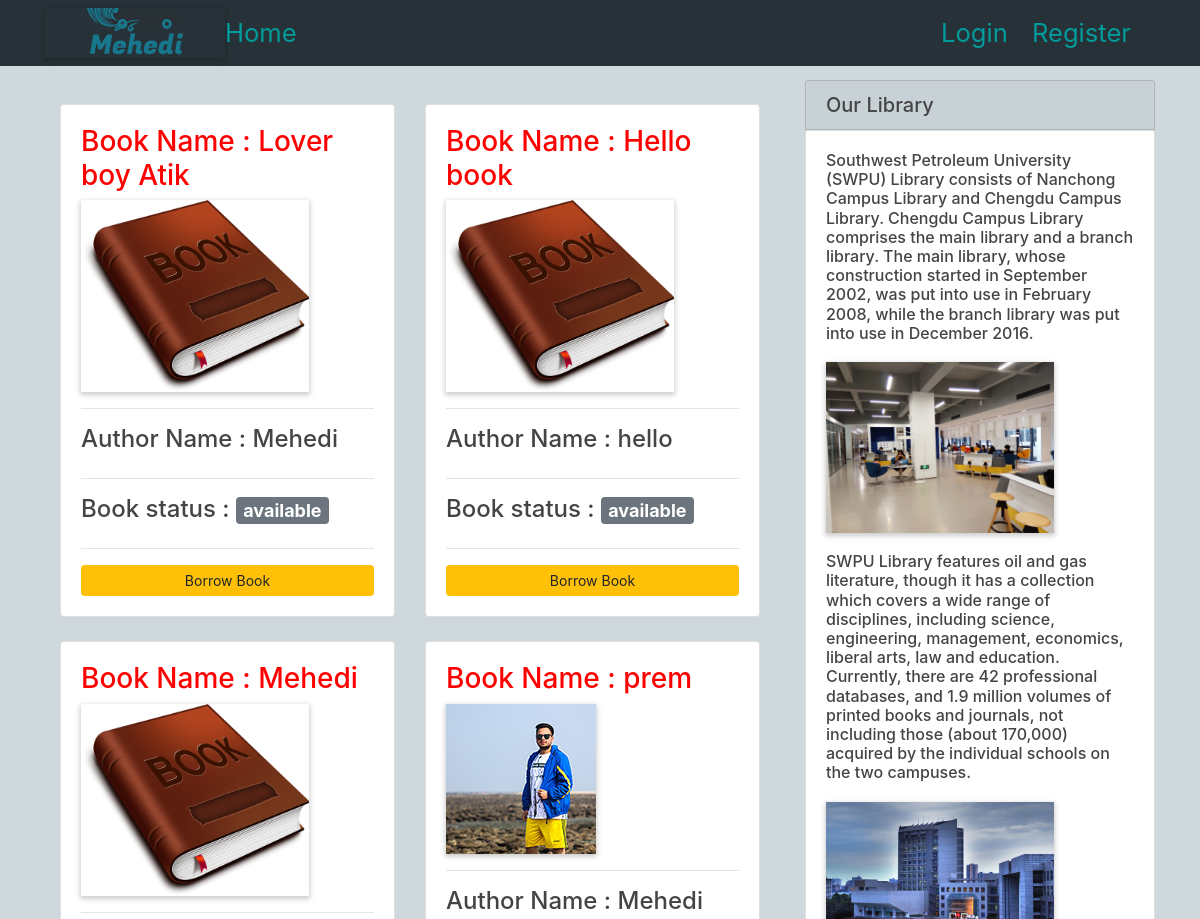
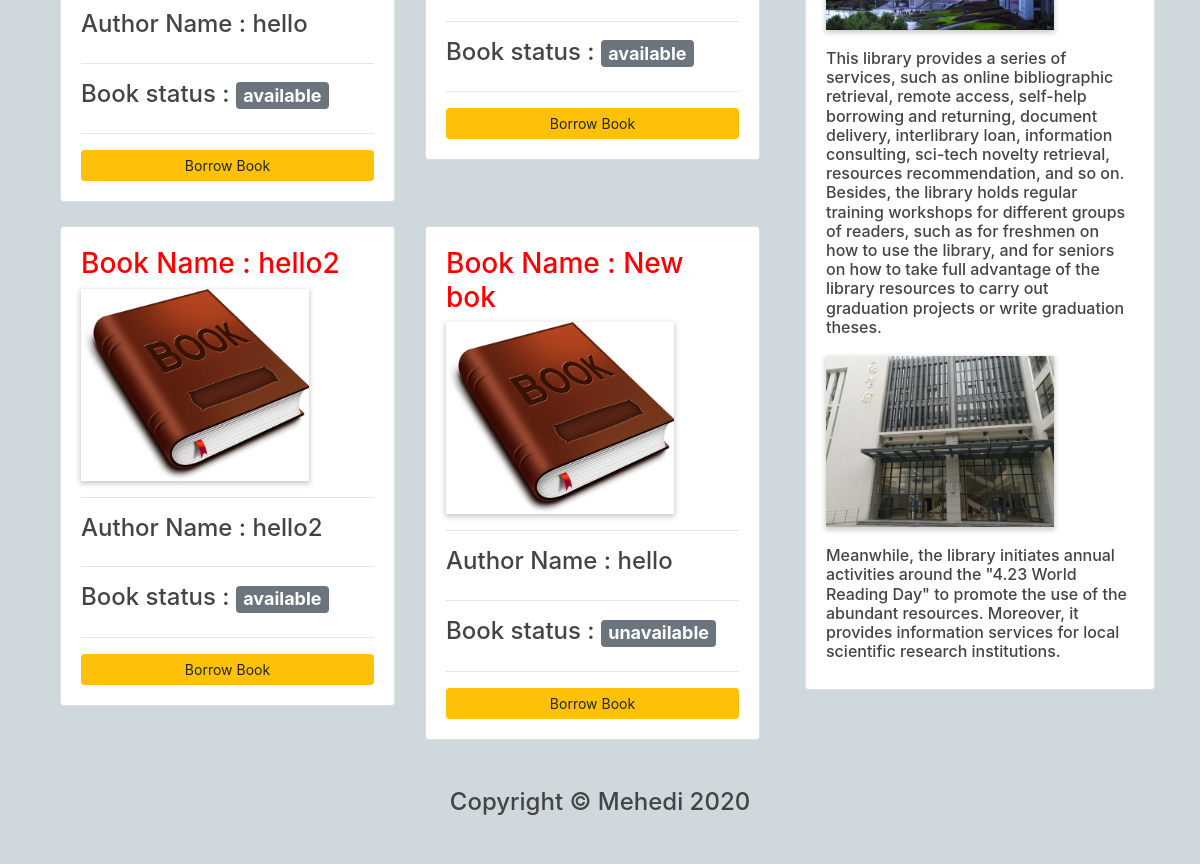
The page / on the database its author committed (2 pictures, top to bottom).
### base/models.py (models this page shows, shortened)
class Book(models.Model):
    book_name=models.CharField(max_length=255)
    author_name=models.CharField(max_length=255)
    pic = models.ImageField(default="default.jpg",null=True,blank=True)
    date_posted = models.DateTimeField(default=timezone.now)
    author = models.ForeignKey(User, on_delete=models.CASCADE,null=True,blank=True)
    CATEGORY =(
    ('available', 'available'),
    ('unavailable','unavailable')
    )
    status = models.CharField(max_length=200, null=True,choices=CATEGORY)

### base/views.py (the view)
# urls.py: path('', views.index, name='index'),
def index(request):
    books = Book.objects.all()
    context ={'books':books}
    return render(request,'base/index.html',context)

### base/templates/base/index.html (shortened to what this page needs)
{% extends 'base/base.html'%}
{% load static %}
{% block content %}
<!DOCTYPE html>
<html lang="en" dir="ltr">
  <head>
  </head>
  <body>
    <div class="container">
        <div class="col-md-16">
    		<div class="row">
    			{% for book in  books %}
    				<div class="col-lg-6">
    					<br>
    					<div class="card card-body">
    						<a href="{% url 'post-detail' book.id %}"><h3>Book Name : {{book.book_name}}</h3></a>
    						<a href="{% url 'post-detail' book.id %}"><img src={{book.pic.url}}></a>
    						<hr>
    						<a href="{% url 'post-detail' book.id %}"><h4> Author Name : {{book.author_name}}</h4></a>
    						<hr>
    					  <h4>Book status : <span class="badge badge-secondary"> {{book.status}}</span></h4>
    						<hr>
    						<a class="btn btn-sm btn-warning" href="{% url 'insert'%}">Borrow Book</a>
    					</div>
    				</div>
             {% endfor %}
    		</div>
    	</div>
      </div>
  </div>
  <div class="col-md-4">
    <h5 class=" card card-header">Our Library</h5>
    <div class="card card-body">
        <h6>Southwest Petroleum University (SWPU) Library consists of Nanchong Campus Library and Chengdu Campus Library.
           Chengdu Campus Library comprises the main library and a branch library. The main library, whose construction
           started in September 2002, was put into use in February 2008, while the branch library was put into use in December 2016.
           <br>
           <br>
           <img src="{% static 'images/library.jpg'%}" alt="">
           <br>
           <br>
          SWPU Library features oil and gas literature, though it has a collection which covers a wide range of disciplines,
           including science, engineering, management, economics, liberal arts, law and education. Currently, there are 42
           professional databases, and 1.9 million volumes of printed books and journals, not including those (about 170,000)
            acquired by the individual schools on the two campuses.
          <br><br>
          <img src="{% static 'images/library1.jpg'%}" alt="">
          <br><br>
          This library provides a series of services, such as online bibliographic retrieval, remote access, self-help borrowing
          and returning, document delivery, interlibrary loan, information consulting, sci-tech novelty retrieval, resources
          recommendation, and so on. Besides, the library holds regular training workshops for different groups of readers,
          such as for freshmen on how to use the library, and for seniors on how to take full advantage of the library
          resources to carry out graduation projects or write graduation theses.
          <br><br>
          <img src="{% static 'images/library2.jpg'%}" alt="">
          <br><br>
           Meanwhile, the library initiates annual
          activities around the "4.23 World Reading Day" to promote the use of the abundant resources. Moreover,
           it provides information services for local scientific research institutions.
          </h6>
    </div>
  </div>
</div>
{% block footer %}
<footer class="py-5 navbar-light" style="background-color: #cfd8dc;>
  <div class="container">
    <h4 class="m-0 text-center text-black">Copyright &copy; Mehedi 2020</h4>
{% endblock %}
</footer>
  </body>
</html>
{% endblock %}

### base/templates/base/base.html (shortened to what this page needs)
{% load static %}
<!DOCTYPE html>
<html>
<head>
    <link rel="stylesheet" href="https://stackpath.bootstrapcdn.com/bootstrap/4.5.0/css/bootstrap.min.css">
    <link rel="stylesheet" type="text/css" href="{% static '/css/main.css' %}">
</head>
<body>
    <header class="site-header">
      <nav class="navbar navbar-expand-lg fixed-top" style="background-color: #263238;">
        <div class="container">
          <a href="{% url 'index' %}"><img src="{% static 'images/logo.png'%}"  margin-left="30px" href=""> </a>
          <div class="collapse navbar-collapse" id="navbarToggle">
            <div class="navbar-nav mr-auto">
              <a class="navbar-brand mr-4" href="{% url 'index' %}">Home</a>
            </div>
            <div class="navbar-nav">
              {% if user.is_authenticated %}
              <a class="navbar-brand mr-4" href="{% url 'post-create'%}">Add Book</a>
              <a class="navbar-brand mr-4" href="{% url 'insert'%}">Book Borrow</a>
              <a class="navbar-brand mr-4" href="{% url 'view'%}">View Borrow info</a>
                  <a class="navbar-brand mr-4" href="{% url 'logout'%}">Logout</a>
              {% else %}
              <a class="navbar-brand mr-4"  href="{% url 'login'%}">Login</a>
              <a class="navbar-brand mr-4"  href="{% url 'register'%}">Register</a>
              {% endif %}
            </div>
          </div>
        </div>
      </nav>
    </header>
    <main role="main" class="container">
      <div class="row">
        <div class="col-md-8">
          {% block content %}{% endblock %}
</body>
</html>

### static/css/main.css (style rules this page uses)
body { background:#cfd8dc ; color: #333333; margin-top: 5rem; }
h1, h2, h4, h5, h6 { color: #444444; }
.navbar-nav a { font-size: 1.6rem; color: rgba(3, 155, 155); }
img { max-width: 228px; max-height: 346px; box-shadow: 0 2px 5px 1px rgba(0,0,0,.2); }

### base/templates/base/base.html (style rules this page uses)
h1, h2, h4, h5, h6 { color: #444444; }
h3 { color: red; }
img { max-width: 228px; max-height: 346px; box-shadow: 0 2px 5px 1px rgba(0,0,0,.2); }

### rows shown on the page
Book: book_name "Lover boy Atik", pic (picture), author_name "Mehedi", status "available"
Book: book_name "Hello book", pic (picture), author_name "hello", status "available"
Book: book_name "Mehedi", pic (picture), author_name "hello", status "available"
Book: book_name "prem", pic (picture), author_name "Mehedi", status "available"
Book: book_name "hello2", pic (picture), author_name "hello2", status "available"
Book: book_name "New bok", pic (picture), author_name "hello", status "unavailable"
